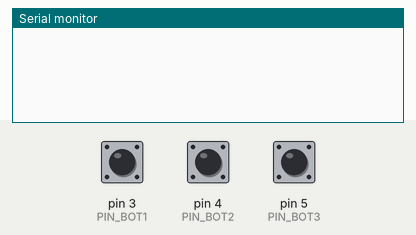
The sketch below on a simulated Arduino Uno, built with avr-gcc and run on an emulated ATmega328P. Shown: the last lines printed to the serial monitor. The test bench sets the inputs (shaded band); at power-on: pin 3 (PIN_BOT1) LOW, pin 4 (PIN_BOT2) LOW, pin 5 (PIN_BOT3) LOW.

Above: at 1.3 s.
1.4 s: pin 3 (PIN_BOT1) pulled HIGH for 0.3 s
At 2.6 s:
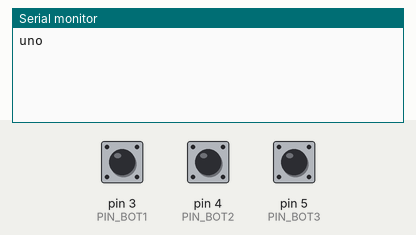
3.2 s: pin 4 (PIN_BOT2) pulled HIGH for 0.3 s
At 4.5 s:
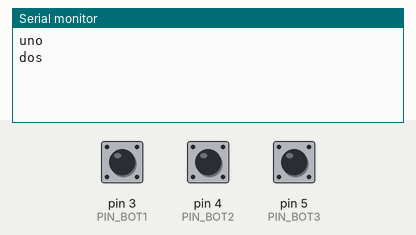
5.0 s: pin 5 (PIN_BOT3) pulled HIGH for 0.3 s
At 6.0 s:
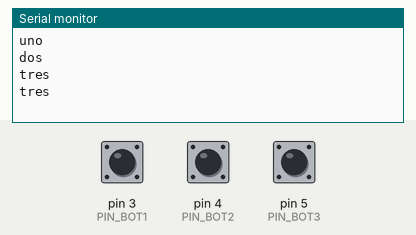

The sketch:

ArduinoTamagotchi.ino
```cpp
#define PIN_BOT1 3
#define PIN_BOT2 4
#define PIN_BOT3 5
int val1 = 0;
int val2 = 0;
int val3 = 0;

void setup() {
  Serial.begin(115200);
  delay(30);
  pinMode(PIN_BOT1, INPUT);
  pinMode(PIN_BOT2, INPUT);
  pinMode(PIN_BOT3, INPUT);
}

void loop(){
  val1 = digitalRead(PIN_BOT1);  //lectura digital de pin
  val2 = digitalRead(PIN_BOT2);  //lectura digital de pin
  val3 = digitalRead(PIN_BOT3);  //lectura digital de pin
  if (val1 == HIGH) {
      Serial.println("uno");
  }
  if (val2 == HIGH) {
      Serial.println("dos");
  }
  if (val3 == HIGH) {
      Serial.println("tres");
  }
  delay(250);
}
```

Measured:
- after the input at 1.4 s, the serial monitor: prints a new line after 0.13 s (image 1)
- after the input at 3.2 s, the serial monitor: prints a new line after 0.08 s (image 2)
- after the input at 5.0 s, the serial monitor: prints a new line at once (image 3)
